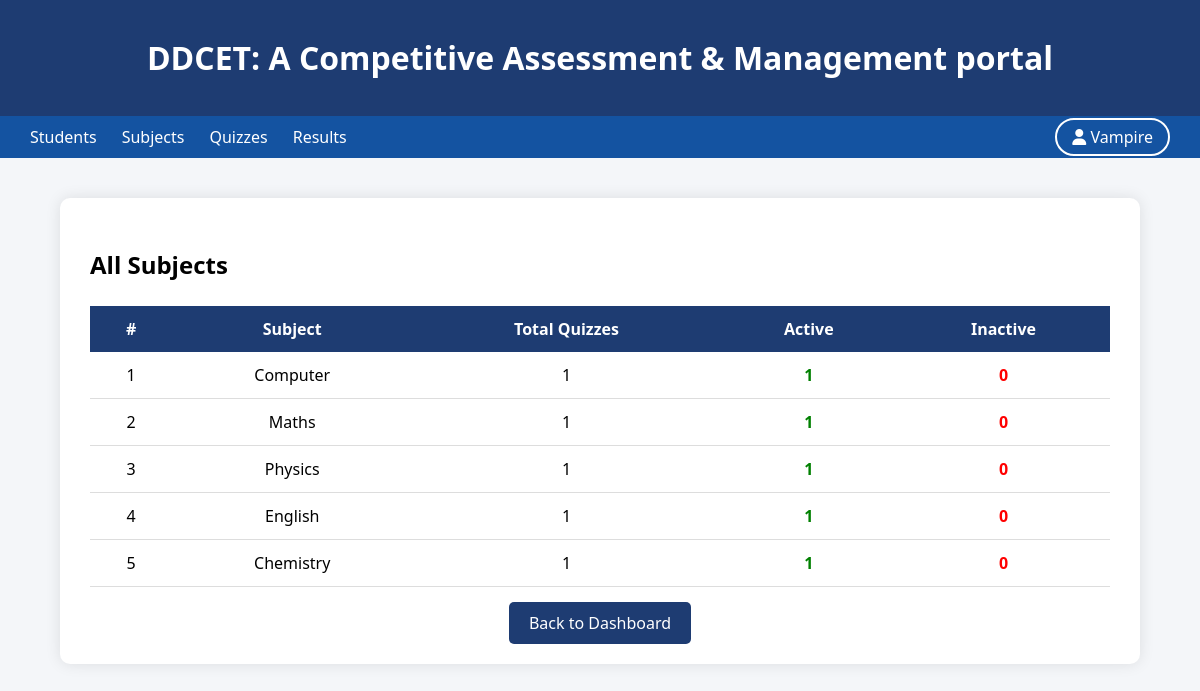
The app's page /admin-subjects/ (signed in) with its own data.
### ddcetapp1/models.py (models this page shows, shortened)
class Quiz(models.Model):
    title = models.CharField(max_length=200)
    subject = models.CharField(max_length=100)
    total_questions = models.IntegerField()
    status = models.CharField(
        max_length=10,
        choices=(("Active", "Active"), ("Inactive", "Inactive")),
        default="Active"
    )

### ddcetapp1/views.py (the view)
# urls.py: path('admin-subjects/', views.admin_subjects, name='admin_subjects'),
@login_required
def admin_subjects(request):
    if not request.user.is_superuser:
        return redirect('login')
    subjects = Quiz.objects.values('subject').distinct()
    subject_list = []
    for index, sub in enumerate(subjects, start=1):
        subject_name = sub['subject']
        quizzes = Quiz.objects.filter(subject=subject_name)
        active_count = quizzes.filter(status="Active").count()
        inactive_count = quizzes.filter(status="Inactive").count()
        subject_list.append({
            "sr": index,
            "subject": subject_name,
            "total_quizzes": quizzes.count(),
            "active": active_count,
            "inactive": inactive_count
        })
    return render(request, 'admin-subjects.html', {
        "subjects": subject_list
    })

### ddcetapp1/templates/admin-subjects.html (shortened to what this page needs)
{% load static %}
<!DOCTYPE html>
<html lang="en">
<head>
    <link rel="stylesheet" href="{% static 'css/admin-subjects.css' %}">
    <link rel="stylesheet" href="{% static 'css/responsive.css' %}">
    <link rel="stylesheet"
          href="https://cdnjs.cloudflare.com/ajax/libs/font-awesome/6.5.1/css/all.min.css">
</head>
<body>
<header>
    <h1>DDCET: A Competitive Assessment & Management portal</h1>
</header>
<nav class="navbar">
    <ul class="navbar-left">
        <li><a href="{% url 'admin_students' %}">Students</a></li>
        <li><a href="{% url 'admin_subjects' %}">Subjects</a></li>
        <li><a href="{% url 'admin_quizzes' %}">Quizzes</a></li>
        <li><a href="#">Results</a></li>
    </ul>
    <ul class="navbar-right">
        <li>
            <a class="admin-btn" href="{% url 'admin_profile' %}">
                <i class="fa fa-user"></i>
                {{ request.user.first_name|default:request.user.username }}
            </a>
        </li>
    </ul>
</nav>
<div class="container">
    <h2>All Subjects</h2>
    <table class="subject-table">
        <thead>
            <tr>
                <th>#</th>
                <th>Subject</th>
                <th>Total Quizzes</th>
                <th>Active</th>
                <th>Inactive</th>
            </tr>
        </thead>
        <tbody>
            {% for sub in subjects %}
            <tr>
                <td>{{ sub.sr }}</td>
                <td>{{ sub.subject }}</td>
                <td>{{ sub.total_quizzes }}</td>
                <td class="active">{{ sub.active }}</td>
                <td class="inactive">{{ sub.inactive }}</td>
            </tr>
            {% endfor %}
        </tbody>
    </table>
    <div class="back-btn">
        <a href="{% url 'admin_dashboard' %}">Back to Dashboard</a>
    </div>
</div>
</body>
</html>

### ddcetapp1/static/css/admin-subjects.css (style rules this page uses)
body { margin: 0; font-family: 'Segoe UI', sans-serif; background-color: #f4f6f9; }
header { background: #1e3c72; color: white; padding: 15px; text-align: center; }
.navbar { background: #1453a1; padding: 10px 30px; display: flex; justify-content: space-between; }
.navbar ul { list-style: none; display: flex; gap: 25px; margin: 0; padding: 0; }
.navbar a { color: white; text-decoration: none; font-weight: 500; }
.container { width: 85%; margin: 40px auto; background: white; padding: 30px; border-radius: 10px; box-shadow: 0 0 15px rgba(0,0,0,0.1); }
h2 { margin-bottom: 25px; }
.subject-table { width: 100%; border-collapse: collapse; }
.subject-table th { background-color: #1e3c72; color: white; padding: 12px; text-align: center; }
.subject-table td { padding: 12px; text-align: center; border-bottom: 1px solid #ddd; }
.active { color: green; font-weight: bold; }
.inactive { color: red; font-weight: bold; }
.back-btn { margin-top: 25px; text-align: center; }
.back-btn a { background: #1e3c72; color: white; padding: 10px 20px; text-decoration: none; border-radius: 5px; }
.admin-btn { background: transparent; border: 2px solid white; padding: 6px 15px; border-radius: 25px; }

### records on screen
Quiz: sr "1", subject "Computer", total_quizzes "1", active "1", inactive "0"
Quiz: sr "2", subject "Maths", total_quizzes "1", active "1", inactive "0"
Quiz: sr "4", subject "English", total_quizzes "1", active "1", inactive "0"
Quiz: sr "5", subject "Chemistry", total_quizzes "1", active "1", inactive "0"

### other values on screen
{{ request.user.first_name|default:request.user.username }} "Vampire"
{{ sub.sr }} "3"
{{ sub.subject }} "Physics"
{{ sub.total_quizzes }} "1"
{{ sub.active }} "1"
{{ sub.inactive }} "0"
